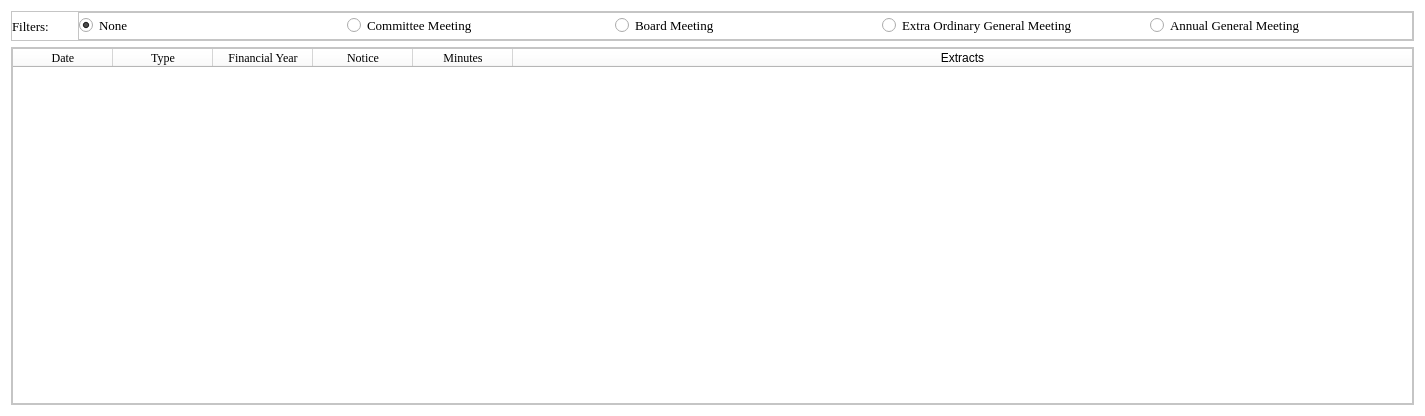
<?xml version="1.0" encoding="UTF-8"?>
<ui version="4.0">
 <class>Form</class>
 <widget class="QWidget" name="Form">
  <property name="geometry">
   <rect>
    <x>0</x>
    <y>0</y>
    <width>1425</width>
    <height>416</height>
   </rect>
  </property>
  <property name="windowTitle">
   <string>Form</string>
  </property>
  <property name="styleSheet">
   <string notr="true">background-color: rgb(255, 255, 255);</string>
  </property>
  <layout class="QGridLayout" name="gridLayout">
   <item row="0" column="0">
    <widget class="QFrame" name="frame_2">
     <property name="minimumSize">
      <size>
       <width>0</width>
       <height>30</height>
      </size>
     </property>
     <property name="maximumSize">
      <size>
       <width>16777215</width>
       <height>30</height>
      </size>
     </property>
     <property name="font">
      <font>
       <family>Georgia</family>
       <pointsize>10</pointsize>
       <stylestrategy>PreferAntialias</stylestrategy>
      </font>
     </property>
     <property name="frameShape">
      <enum>QFrame::StyledPanel</enum>
     </property>
     <property name="frameShadow">
      <enum>QFrame::Raised</enum>
     </property>
     <layout class="QHBoxLayout" name="horizontalLayout_2">
      <property name="leftMargin">
       <number>0</number>
      </property>
      <property name="topMargin">
       <number>0</number>
      </property>
      <property name="rightMargin">
       <number>0</number>
      </property>
      <property name="bottomMargin">
       <number>0</number>
      </property>
      <item>
       <widget class="QLabel" name="label">
        <property name="maximumSize">
         <size>
          <width>60</width>
          <height>16777215</height>
         </size>
        </property>
        <property name="font">
         <font>
          <family>Georgia</family>
          <pointsize>10</pointsize>
          <stylestrategy>PreferAntialias</stylestrategy>
         </font>
        </property>
        <property name="text">
         <string>Filters:</string>
        </property>
       </widget>
      </item>
      <item>
       <widget class="QFrame" name="frame_3">
        <property name="font">
         <font>
          <family>Georgia</family>
          <pointsize>10</pointsize>
          <stylestrategy>PreferAntialias</stylestrategy>
         </font>
        </property>
        <property name="frameShape">
         <enum>QFrame::StyledPanel</enum>
        </property>
        <property name="frameShadow">
         <enum>QFrame::Raised</enum>
        </property>
        <layout class="QHBoxLayout" name="horizontalLayout">
         <property name="leftMargin">
          <number>0</number>
         </property>
         <property name="topMargin">
          <number>0</number>
         </property>
         <property name="rightMargin">
          <number>0</number>
         </property>
         <property name="bottomMargin">
          <number>0</number>
         </property>
         <item>
          <widget class="QRadioButton" name="radioButton">
           <property name="font">
            <font>
             <family>Georgia</family>
             <pointsize>10</pointsize>
             <stylestrategy>PreferAntialias</stylestrategy>
            </font>
           </property>
           <property name="text">
            <string>None</string>
           </property>
           <property name="checked">
            <bool>true</bool>
           </property>
          </widget>
         </item>
         <item>
          <widget class="QRadioButton" name="commitee">
           <property name="font">
            <font>
             <family>Georgia</family>
             <pointsize>10</pointsize>
             <stylestrategy>PreferAntialias</stylestrategy>
            </font>
           </property>
           <property name="text">
            <string>Committee Meeting</string>
           </property>
          </widget>
         </item>
         <item>
          <widget class="QRadioButton" name="board">
           <property name="font">
            <font>
             <family>Georgia</family>
             <pointsize>10</pointsize>
             <stylestrategy>PreferAntialias</stylestrategy>
            </font>
           </property>
           <property name="text">
            <string>Board Meeting</string>
           </property>
           <property name="checkable">
            <bool>true</bool>
           </property>
           <property name="checked">
            <bool>false</bool>
           </property>
           <property name="autoRepeat">
            <bool>false</bool>
           </property>
          </widget>
         </item>
         <item>
          <widget class="QRadioButton" name="EGM">
           <property name="font">
            <font>
             <family>Georgia</family>
             <pointsize>10</pointsize>
             <stylestrategy>PreferAntialias</stylestrategy>
            </font>
           </property>
           <property name="text">
            <string>Extra Ordinary General Meeting</string>
           </property>
          </widget>
         </item>
         <item>
          <widget class="QRadioButton" name="AGM">
           <property name="font">
            <font>
             <family>Georgia</family>
             <pointsize>10</pointsize>
             <stylestrategy>PreferAntialias</stylestrategy>
            </font>
           </property>
           <property name="text">
            <string>Annual General Meeting</string>
           </property>
          </widget>
         </item>
        </layout>
       </widget>
      </item>
     </layout>
    </widget>
   </item>
   <item row="1" column="0">
    <widget class="QScrollArea" name="scrollArea">
     <property name="widgetResizable">
      <bool>true</bool>
     </property>
     <widget class="QWidget" name="meetingArea">
      <property name="geometry">
       <rect>
        <x>0</x>
        <y>0</y>
        <width>1405</width>
        <height>360</height>
       </rect>
      </property>
      <layout class="QVBoxLayout" name="verticalLayout">
       <property name="leftMargin">
        <number>0</number>
       </property>
       <property name="topMargin">
        <number>0</number>
       </property>
       <property name="rightMargin">
        <number>0</number>
       </property>
       <property name="bottomMargin">
        <number>0</number>
       </property>
       <item>
        <widget class="QTableWidget" name="meetingTable">
         <attribute name="horizontalHeaderStretchLastSection">
          <bool>true</bool>
         </attribute>
         <column>
          <property name="text">
           <string>Date</string>
          </property>
          <property name="font">
           <font>
            <family>Georgia</family>
            <stylestrategy>PreferAntialias</stylestrategy>
           </font>
          </property>
         </column>
         <column>
          <property name="text">
           <string>Type</string>
          </property>
          <property name="font">
           <font>
            <family>Georgia</family>
            <stylestrategy>PreferAntialias</stylestrategy>
           </font>
          </property>
         </column>
         <column>
          <property name="text">
           <string>Financial Year</string>
          </property>
          <property name="font">
           <font>
            <family>Georgia</family>
            <stylestrategy>PreferAntialias</stylestrategy>
           </font>
          </property>
         </column>
         <column>
          <property name="text">
           <string>Notice</string>
          </property>
          <property name="font">
           <font>
            <family>Georgia</family>
            <stylestrategy>PreferAntialias</stylestrategy>
           </font>
          </property>
         </column>
         <column>
          <property name="text">
           <string>Minutes</string>
          </property>
          <property name="font">
           <font>
            <family>Georgia</family>
            <stylestrategy>PreferAntialias</stylestrategy>
           </font>
          </property>
         </column>
         <column>
          <property name="text">
           <string>Extracts</string>
          </property>
         </column>
        </widget>
       </item>
      </layout>
     </widget>
    </widget>
   </item>
  </layout>
 </widget>
 <resources/>
 <connections/>
</ui>
